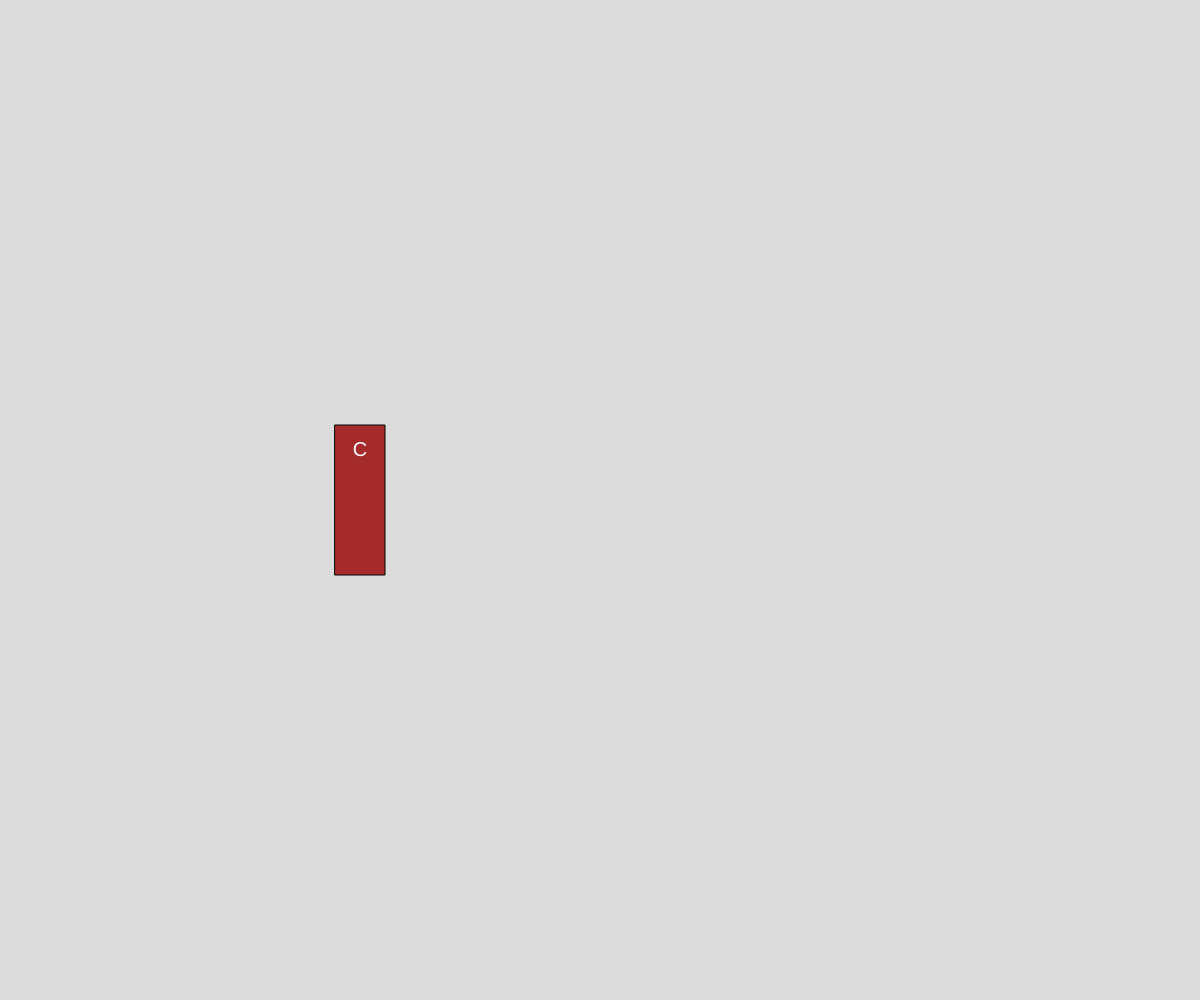
Frame 1 (no input)
Frame 60 (no input): identical to frame 1, image omitted
Frame 120 (the mouse pressed at the canvas centre since frame 60): identical to frame 1, image omitted

The p5.js sketch that drew this single still picture (run headless with seeded random() and noise() and a simulated clock; from frame 60 on, the mouse is pressed at the canvas centre):

// p5.js sketch
// ── sketch.js
// Objects: Books
// Miki Hoang
// March 24, 2026

// --------- GLOBAL VARIABLES -----------
let myBook; // CAN'T INIT OBJECTS HERE
let myBook2;
let myBook3;
// --------------------------------------

function setup() {
  createCanvas(windowWidth, windowHeight);
  // Create a single book
  myBook = new Book("CS30 Text", "Mr. Scott", 1234567891011,
"leatherbound", 500, width * 0.3);
  myBook2 = new Book("eBay Horrors", "Mariyya", 2020202020, "softcover", 
  800, width * 0.4);
}


function draw() {
  background(220);
  myBook.display();
}

class Book{
  // 1. Constructor
  constructor(title, author, isbn, cover, pages, x){
    this.title = title;
    this.author = author;
    this.isbn = isbn;
    this.cover = cover;
    this.pages = pages;
    this.x = x;
  }

  // 2. Class Methods
  // Since it's in a class, omit function keyword
  display(){
    // Render book object on the canvas
    rectMode(CENTER); textAlign(CENTER,CENTER);
    textSize(20);

    // Set fill colour based on covertype
    switch(this.cover){
      case "softcover":
      fill("Yellow");
      break;
    case "hardcover":
      fill("Navy");
      break;
    case "leatherbound":
      fill("Brown");
      break;
    }

    // Now draw the book
    push();
    translate(this.x, height/2);
    rect(0, 0, this.pages/10, 150);
    fill("White");
    text(this.title[0], 0, -50);
    pop();
  }
}
